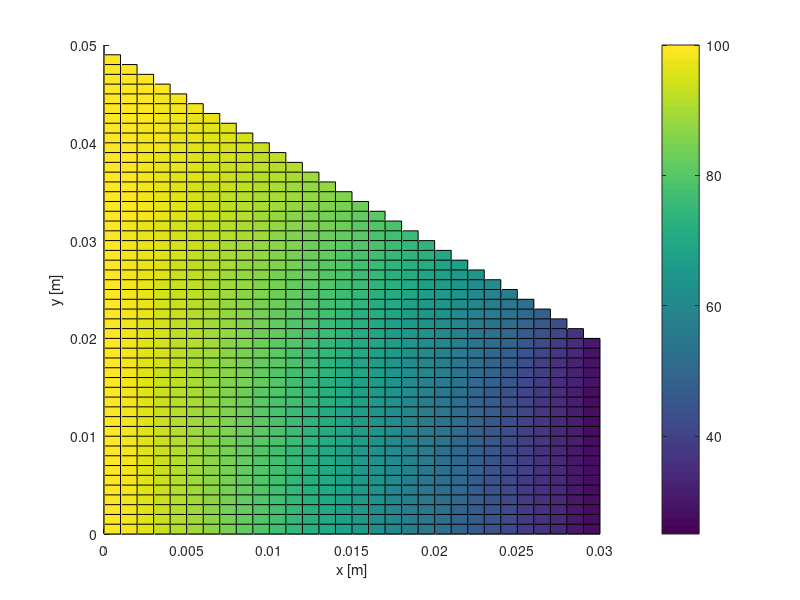
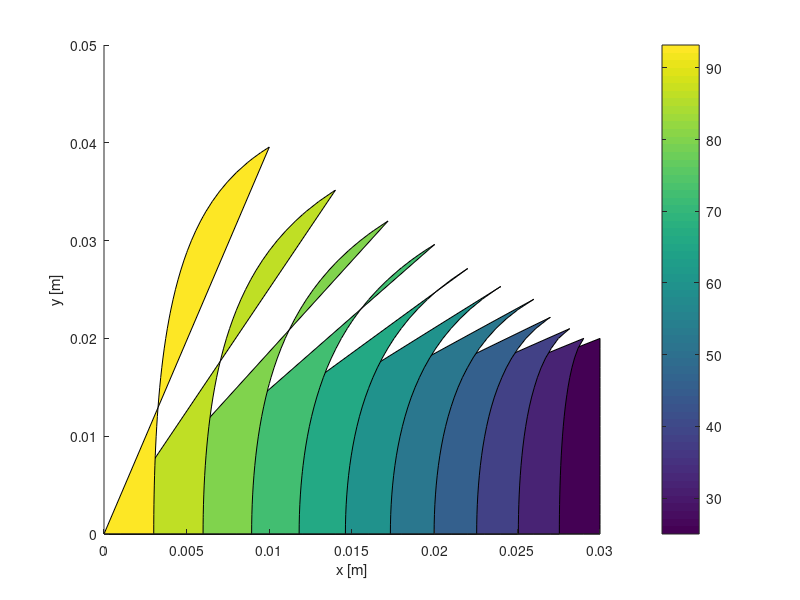

Write MATLAB code to recreate these figures, in order.
clear all
close all
clc


%% Data

Lx  = 30e-3;   %[m]
Ly1 = 50e-3;   %[m]
Ly2 = 20e-3;   %[m]
T1  = 100;     %[°C]
T2  = 25;      %[°C]
cond  = 20;    %[W/m/K]


%% Grid Building

nx   = 31;
ny1  = 51;
ny2  = 21;

xvec = linspace(0,Lx,nx);
yvec = linspace(0,Ly1,ny1);
dx = xvec(2)-xvec(1);
dy = yvec(2)-yvec(1);

[xmat,ymat] = meshgrid(xvec,yvec);
ntot = nx*(ny2-1)+(ny1-ny2)*nx/2+nx;

% temp1(1:nx,1:ny1) = 0;
% 
% for ii = 2:nx
%     for jj = ny1-ii+2:ny1
%             temp1(ii,jj) = NaN;
%     end
% end
% 
% surf(xmat,ymat,temp1');

%% Matrix and Known Vector Building

%Sparse Matrix and Known Vector Allocation
AA = sparse([],[],[],ntot,ntot,5*ntot);
rhs = zeros(ntot,1);

%Internal Points - Rectangle
for icenter = 2:nx-1
    for jcenter = 2:ny2
        kcenter = (jcenter-1)*nx+icenter;
        knorth  = kcenter+nx;
        ksouth  = kcenter-nx;
        keast   = kcenter+1;
        kwest   = kcenter-1;
        
        AA(kcenter,kcenter) = -2*cond*(1/dx^2+1/dy^2);
        AA(kcenter,keast)   = cond/(dx^2);
        AA(kcenter,kwest)   = cond/(dx^2);
        AA(kcenter,knorth)  = cond/(dy^2);
        AA(kcenter,ksouth)  = cond/(dy^2);        
    end
end

%Internal Points - Triangle
nbase = nx*ny2;               %somma degli elementi che precedono ciascuna riga
ni = nx-1;                    %numero degli elementi sulla riga in esame
for jcenter = ny2+1:ny1-2  
    for icenter = 2:ni-1      %sottraggo il bordo del triangolo
        kcenter = nbase+icenter;
        knorth  = kcenter+ni;
        ksouth  = kcenter-(ni+1);
        keast   = kcenter+1;
        kwest   = kcenter-1;

        AA(kcenter,kcenter) = -2*cond*(1/dx^2+1/dy^2);
        AA(kcenter,keast)   = cond/(dx^2);
        AA(kcenter,kwest)   = cond/(dx^2);
        AA(kcenter,knorth)  = cond/(dy^2);
        AA(kcenter,ksouth)  = cond/(dy^2);  
    end
    nbase = nbase+ni;
    ni = ni-1;
end

%nbase_uppercorner = nbase;
    

%Boundary Conditions

%South - Adiabatic
jcenter = 1;
for icenter = 2:nx-1
    kcenter = (jcenter-1)*nx+icenter;
    knorth  = kcenter+nx;
    keast   = kcenter+1;
    kwest   = kcenter-1;

    AA(kcenter,kcenter) = cond*(-1/(dy^2)-1/(dx^2));
    AA(kcenter,keast)   = cond/(2*dx^2);
    AA(kcenter,kwest)   = cond/(2*dx^2);
    AA(kcenter,knorth)  = cond/(dy^2);
    
    rhs(kcenter) = 0;
end

%East - Dirichelet
icenter = nx;
for jcenter = 1:ny2
    kcenter = (jcenter-1)*nx+icenter;

    AA(kcenter,kcenter) = 1;
    rhs(kcenter) = T2;
end

%West - Dirichelet
icenter = 1;
for jcenter = 1:ny2
    kcenter = (jcenter-1)*nx+icenter;

    AA(kcenter,kcenter)  = 1;
    rhs(kcenter) = T1;
end

%Diagonal - Adiabatic
nbase = nx*ny2;
ni = nx-1;
for jcenter = ny2+1:ny1-1
    
    kcenter = nbase+ni;
    ksouth  = kcenter-(ni+1);
    kwest   = kcenter-1;

    AA(kcenter,kcenter) = -cond*(1/dx^2+1/dy^2);
    AA(kcenter,kwest)   = cond/(dx^2);
    AA(kcenter,ksouth)  = cond/(dy^2);  
    
    rhs(kcenter) = 0;
    
    nbase = nbase+ni;
    ni = ni-1;

end


%West Triangle - Dirichelet
nbase = nx*ny2;
ni = nx-1;
for jcenter = ny2+1:ny1
    icenter = 1;
    kcenter = nbase+icenter;

    AA(kcenter,kcenter)  = 1;
    rhs(kcenter) = T1;
    
    nbase = nbase+ni;
    ni = ni - 1;
end


% %Triangular Upper Corner 
% icenter = 2;
% jcenter = ny2-2;
% ni=3;
% 
% kcenter = nbase_uppercorner+icenter;
% knorth  = kcenter+ni;
% ksouth  = kcenter-(ni+1);
% keast   = kcenter+1;
% kwest   = kcenter-1;
% 
% AA(kcenter,kcenter) = -2*cond*(1/dx^2+1/dy^2);
% AA(kcenter,keast)   = cond/(dx^2);
% AA(kcenter,knorth)  = cond/(dy^2);
% AA(kcenter,ksouth)  = cond/(dy^2); 
% 
% rhs(kcenter) = -T1/(dx^2);



%% Temperature Distribution and Plot

TT = AA\rhs;

nbase = nx*ny2;
TTmatrix1 = reshape(TT(1:nbase),nx,ny2);


ni = nx-1;                    
for j = 1:ny1-ny2
    TTmatrix2(j,:) = [TT(nbase+1:nbase+ni)',NaN*ones(1,nx-ni)];
    
    nbase = nbase+ni;
    ni = ni-1;
end
TTmatrix = [TTmatrix1,TTmatrix2'];

figure (1)
hold on
surf(xmat,ymat,TTmatrix')
colorbar
xlabel('x [m]');
ylabel('y [m]');

figure(2)
hold on
contourf(xmat,ymat,TTmatrix')
colorbar
xlabel('x [m]');
ylabel('y [m]');

%% Heat Transfer Evaluation

%East Side
icenter = nx;
qq_out = 0;
for jcenter = 1:ny2
    kcenter = (jcenter-1)*nx+icenter;
    kwest   = kcenter-1;
    
    Tw = TT(kwest);
    Tc = TT(kcenter);
    
    if jcenter == 1 || jcenter == ny2
        qq_out = qq_out + cond*(Tw-Tc)*dy/(2*dx);
    else
        qq_out = qq_out + cond*(Tw-Tc)*dy/dx;
    end
end


%West Side
icenter = 1;
qq_in = 0;
for jcenter = 1:ny2
    kcenter = (jcenter-1)*nx+icenter;
    keast   = kcenter+1;
    
    Te = TT(keast);
    Tc = TT(kcenter);
    
    if jcenter == 1 || jcenter == ny2
        qq_in = qq_in + cond*(Tc-Te)*dy/(2*dx);
    else
        qq_in = qq_in + cond*(Tc-Te)*dy/dx;
    end
end

nbase = nx*ny2;
ni = nx-1;
for jcenter = ny2+1:ny1-1
    icenter = 1;
    kcenter = nbase+icenter;
    keast   = kcenter+1;

    Te = TT(keast);
    Tc = TT(kcenter);
    
    qq_in = qq_in + cond*(Tc-Te)*dy/dx;

    nbase = nbase+ni;
    ni = ni - 1;
end






